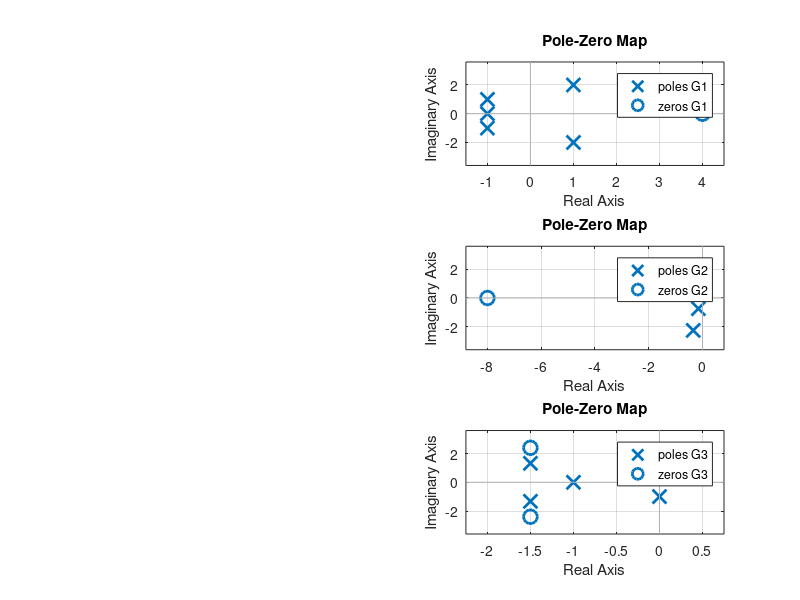

MATLAB code to generate this figure:
G1=tf([1 -4], [1 1 3 9 16 10]);
G2=tf([1 8], [1 1 6 2 3]);
G3=tf([1 3 8], [1 4 8 8 7 4]);

subplot(3,2,1)
step(G1)

subplot(3,2,3)
step(G2)

subplot(3,2,5)
step(G3)

subplot(3,2,2)
pzmap(G1)

subplot(3,2,4)
pzmap(G2)

subplot(3,2,6)
pzmap(G3)